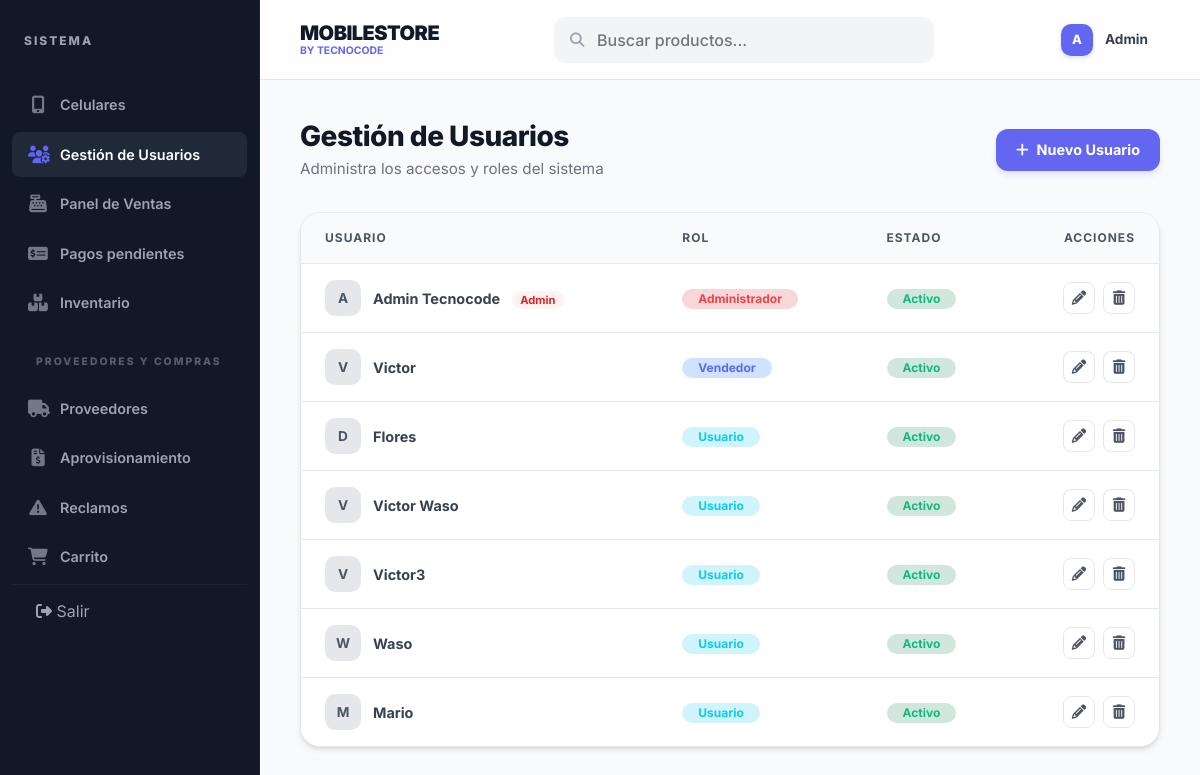
Page /home/ (signed in) on the committed database.
### Login/models.py (models this page shows)
class Usuario(AbstractUser):
    ROL_CHOICES = [
        ('Administrador', 'Administrador'),  # Acceso total
        ('Vendedor', 'Vendedor'),            # Acceso a ventas e inventario
        ('Usuario', 'Usuario'),              # Cliente final (pestaña de compras)
    ]
    ESTADO_CHOICES = [
        ('Activo', 'Activo'),
        ('Inactivo', 'Inactivo'),
    ]
    nombre_completo = models.CharField(max_length=100, null=True, blank=True)
    rol = models.CharField(max_length=20, choices=ROL_CHOICES, default='Usuario')
    estado = models.CharField(max_length=10, choices=ESTADO_CHOICES, default='Activo')
    class Meta:
        db_table = 'usuario'
        verbose_name = 'Usuario'
        verbose_name_plural = 'Usuarios'

### Login/views.py (the view)
# urls.py: path('home/', UsuarioABMView.as_view(), name='home'),
class UsuarioABMView(LoginRequiredMixin, UserPassesTestMixin, ListView):
    model = User
    template_name = 'registration/home.html'
    context_object_name = 'usuarios'
    def test_func(self):
        return self.request.user.is_superuser

### Login/context_processors.py (called while the page is built)
def global_context(request):
    data = {
        'cart_count': 0,
        'pendientes_count': 0
    }
    if request.user.is_authenticated:
        cart = Carrito.objects.filter(usuario=request.user, estado='Activo').first()
        data['cart_count'] = cart.detalles.count() if cart else 0
        if request.user.is_superuser or request.user.rol in ['Administrador', 'Vendedor']:
            data['pendientes_count'] = Pago.objects.filter(estado='Pendiente').count()
    return data

### templates/registration/home.html (shortened to what this page needs)
{% extends 'base.html' %}
{% load static %}
{% block content %}
<div class="page-header-responsive">
    <div class="page-title">
        <h2>Gestión de Usuarios</h2>
        <p>Administra los accesos y roles del sistema</p>
    </div>
    <a href="{% url 'registrar' %}" class="btn-create btn-responsive">
        <i class="fas fa-plus"></i> Nuevo Usuario
    </a>
</div>
<div class="abm-card">
    <div class="table-container">
        <div class="table-responsive">
            <table class="table">
                <thead>
                    <tr>
                        <th>Usuario</th>
                        <th>Rol</th>
                        <th>Estado</th>
                        <th class="text-end">Acciones</th>
                    </tr>
                </thead>
                <tbody>
                    {% for u in usuarios %}
                    <tr>
                        <td>
                            <div class="username-cell">
                                <div class="user-avatar">{{ u.username.0|upper }}</div>
                                <div>
                                    <span class="fw-bold">{{ u.nombre_completo|default:u.username }}</span>
                                    {% if u.is_superuser or u.rol == 'Administrador' %}
                                    <span class="badge-admin">Admin</span>
                                    {% endif %}
                                </div>
                            </div>
                        </td>
                        <td>
                            <span class="badge rounded-pill {% if u.rol == 'Administrador' %}bg-danger-subtle text-danger{% elif u.rol == 'Vendedor' %}bg-primary-subtle text-primary{% else %}bg-info-subtle text-info{% endif %} px-3" style="font-size: 0.75rem;">
                                {{ u.rol|default:"Vendedor" }}
                            </span>
                        </td>
                        <td>
                            <span class="badge rounded-pill bg-success-subtle text-success px-3" style="font-size: 0.75rem;">{{ u.estado }}</span>
                        </td>
                        <td>
                            <div class="actions-cell">
                                <a href="{% url 'editar_usuario' u.id %}" class="btn-action btn-edit" title="Editar">
                                    <i class="fas fa-pencil-alt"></i>
                                </a>
                                <a href="{% url 'eliminar_usuario' u.id %}" class="btn-action btn-delete" title="Eliminar">
                                    <i class="fas fa-trash-alt"></i>
                                </a>
                            </div>
                        </td>
                    </tr>
                    {% endfor %}
                </tbody>
            </table>
        </div>
    </div>
</div>
{% endblock %}

### templates/base.html (shortened to what this page needs)
<!DOCTYPE html>
<html lang="es">
<head>
    <link href="https://cdn.jsdelivr.net/npm/bootstrap@5.3.0/dist/css/bootstrap.min.css" rel="stylesheet">
    <link rel="stylesheet" href="https://cdnjs.cloudflare.com/ajax/libs/font-awesome/6.4.0/css/all.min.css">
</head>
<body>
    <div class="wrapper">
        <nav class="sidebar" id="sidebar">
            <div class="sidebar-header">
                SISTEMA
            </div>
            <ul class="sidebar-menu">
                <li class="{% if request.resolver_match.url_name == 'lista_celulares' or request.resolver_match.url_name == 'inicio' %}active{% endif %}">
                    <a href="{% url 'inicio' %}">
                        <i class="fas fa-mobile-alt"></i> Celulares
                    </a>
                </li>
                {% if user.is_superuser or user.rol == 'Administrador' %}
                <li class="{% if request.resolver_match.url_name == 'home' %}active{% endif %}">
                    <a href="{% url 'home' %}">
                        <i class="fas fa-users-cog"></i> Gestión de Usuarios
                    </a>
                </li>
                {% endif %}
                {% if user.is_superuser or user.rol == 'Administrador' %}
                <li class="{% if request.resolver_match.url_name == 'reporte_ventas' %}active{% endif %}">
                    <a href="{% url 'reporte_ventas' %}">
                        <i class="fas fa-cash-register"></i> Panel de Ventas
                    </a>
                </li>
                <li class="{% if request.resolver_match.url_name == 'pagos_pendientes' %}active{% endif %}">
                    <a href="{% url 'pagos_pendientes' %}">
                        <i class="fas fa-money-check-alt"></i> Pagos pendientes
                    </a>
                </li>
                <li class="{% if request.resolver_match.url_name == 'lista_inventario' %}active{% endif %}">
                    <a href="{% url 'lista_inventario' %}">
                        <i class="fas fa-boxes"></i> Inventario
                    </a>
                </li>
                <li class="sidebar-header mt-3" style="padding: 12px 24px; font-size: 0.65rem; opacity: 0.5;">PROVEEDORES Y COMPRAS</li>
                <li class="{% if 'proveedor' in request.path and 'compras' not in request.path and 'reclamos' not in request.path %}active{% endif %}">
                    <a href="{% url 'lista_proveedores' %}">
                        <i class="fas fa-truck"></i> Proveedores
                    </a>
                </li>
                <li class="{% if 'compras' in request.path %}active{% endif %}">
                    <a href="{% url 'lista_compras' %}">
                        <i class="fas fa-file-invoice-dollar"></i> Aprovisionamiento
                    </a>
                </li>
                <li class="{% if 'reclamos' in request.path %}active{% endif %}">
                    <a href="{% url 'lista_reclamos' %}">
                        <i class="fas fa-exclamation-triangle"></i> Reclamos
                    </a>
                </li>
                {% endif %}
                <li class="{% if request.resolver_match.url_name == 'ver_carrito' %}active{% endif %}">
                    <a href="{% url 'ver_carrito' %}">
                        <i class="fas fa-shopping-cart"></i> Carrito
                    </a>
                </li>
                {% if user.is_authenticated %}
                <li style="margin-top: auto; border-top: 1px solid rgba(255,255,255,0.05);">
                    <form action="{% url 'logout' %}" method="post">
                        <button type="submit" style="background:none; border:none; color:var(--sidebar-text); padding: 14px 24px; text-align:left; width:100%;">
                            <i class="fas fa-sign-out-alt"></i> Salir
                        </button>
                    </form>
                </li>
                {% endif %}
            </ul>
        </nav>
        <main>
            <header class="header">
                <div class="d-flex align-items-center">
                    <div class="brand-section">
                        <h1>MOBILESTORE</h1>
                        <span>BY TECNOCODE</span>
                    </div>
                </div>
                <form action="{% url 'inicio' %}" method="get" class="search-bar m-0">
                    <i class="fas fa-search"></i>
                    <input type="text" name="q" placeholder="Buscar productos..." value="{% if request.resolver_match.url_name == 'inicio' or request.resolver_match.url_name == 'lista_celulares' %}{{ request.GET.q|default:'' }}{% endif %}">
                </form>
                <div class="user-profile">
                    {% if user.is_authenticated %}
                    <div class="avatar">{{ user.username.0|upper }}</div>
                    <span class="user-name">{{ user.username|capfirst }}</span>
                    {% else %}
                    <a href="{% url 'login' %}" class="btn btn-sm btn-dark px-4 rounded-pill">Entrar</a>
                    {% endif %}
                </div>
            </header>
            <div class="main-content">
                {% block content %}
                {% endblock %}
            </div>
        </main>
    </div>
{% if request.user.is_authenticated and request.user.rol in 'Administrador Vendedor' or request.user.is_superuser %}
<div class="toast-container position-fixed bottom-0 end-0 p-3" style="z-index: 2100;">
</div>
{% endif %}
</body>
</html>

### templates/base.html (style rules this page uses)
:root { --primary: #6366f1; --primary-hover: #4f46e5; --success: #10b981; --warning: #f59e0b; --info: #3b82f6; --sidebar-bg: #111827; --sidebar-item-hover: #1f2937; --sidebar-text: #9ca3af; --sidebar-text-active: #ffffff; --main-bg: #f9fafb; --card-bg: #ffffff; --border-color: #e5e7eb; --accent-red: #ef4444; --shadow-sm: 0 1px 2px 0 rgb(0 0 0 / 0.05); --shadow-md: 0 4px 6px -1px rgb(0 0 0 / 0.1), 0 2px 4px -2px rgb(0 0 0 / 0.1); --bs-primary: #6366f1; --bs-primary-rgb: 99, 102, 241; --bs-success-rgb: 16, 185, 129; --bs-danger-rgb: 239, 68, 68; --bs-warning-rgb: 245, 158, 11; }
body { font-family: 'Inter', sans-serif; background-color: var(--main-bg); margin: 0; overflow-x: hidden; width: 100%; color: #111827; -webkit-font-smoothing: antialiased; }
.text-primary { color: var(--primary) !important; }
.wrapper { display: flex; min-height: 100vh; width: 100%; overflow-x: hidden; position: relative; }
main { flex-grow: 1; min-width: 0; display: flex; flex-direction: column; }
.sidebar { width: 260px; background-color: var(--sidebar-bg); color: white; flex-shrink: 0; display: flex; flex-direction: column; transition: 0.3s cubic-bezier(0.4, 0, 0.2, 1); border-right: 1px solid rgba(255,255,255,0.05); }
.sidebar-header { padding: 32px 24px; font-size: 0.75rem; font-weight: 800; letter-spacing: 2px; text-transform: uppercase; color: var(--sidebar-text); display: flex; align-items: center; }
.sidebar-menu { list-style: none; padding: 0 12px; margin: 0; flex-grow: 1; }
.sidebar-menu li { margin-bottom: 4px; }
.sidebar-menu li a { color: var(--sidebar-text); text-decoration: none; padding: 12px 16px; display: flex; align-items: center; font-size: 0.9rem; font-weight: 600; border-radius: 8px; transition: 0.2s all; }
.sidebar-menu li a i { width: 20px; margin-right: 12px; font-size: 1.1rem; text-align: center; opacity: 0.7; }
.sidebar-menu li.active a { color: var(--sidebar-text-active); background-color: var(--sidebar-item-hover); }
.sidebar-menu li.active a i { color: var(--primary); opacity: 1; }
.header { background-color: rgba(255, 255, 255, 0.8); backdrop-filter: blur(8px); height: 80px; padding: 0 40px; display: flex; align-items: center; justify-content: space-between; border-bottom: 1px solid var(--border-color); position: sticky; top: 0; z-index: 100; }
.brand-section h1 { font-size: 1.25rem; font-weight: 900; margin: 0; color: #111827; letter-spacing: -0.5px; }
.brand-section span { font-size: 0.65rem; font-weight: 700; color: var(--primary); display: block; margin-top: -2px; text-transform: uppercase; }
.search-bar { position: relative; width: 380px; }
.search-bar input { background-color: #f3f4f6; border: 1px solid transparent; padding: 10px 15px 10px 42px; border-radius: 12px; width: 100%; font-size: 16px; font-weight: 500; transition: 0.2s all; }
.search-bar i { position: absolute; left: 16px; top: 50%; transform: translateY(-50%); color: #9ca3af; font-size: 0.9rem; }
.user-profile { display: flex; align-items: center; gap: 12px; padding: 6px 12px; border-radius: 12px; transition: 0.2s; cursor: pointer; }
.avatar { width: 32px; height: 32px; background-color: var(--primary); color: white; border-radius: 10px; display: flex; align-items: center; justify-content: center; font-weight: 800; font-size: 0.8rem; box-shadow: 0 2px 4px rgba(99, 102, 241, 0.2); }
.user-name { font-weight: 700; font-size: 0.85rem; color: #374151; }
.main-content { flex-grow: 1; padding: 40px; overflow-y: auto; overflow-x: hidden; animation: fadeIn 0.4s ease-out; width: 100%; min-width: 0; }
.page-header-responsive { display: flex; justify-content: space-between; align-items: center; gap: 20px; margin-bottom: 32px; }
.btn-responsive { display: inline-flex; align-items: center; justify-content: center; gap: 8px; white-space: nowrap; }

### rows in the picture
Usuario: username.0 "A", username "Admin", nombre_completo "Admin Tecnocode", is_superuser "Admin", rol "Administrador", estado "Activo"
Usuario: username.0 "V", nombre_completo "Victor", rol "Vendedor", estado "Activo"
Usuario: username.0 "D", nombre_completo "Flores", rol "Usuario", estado "Activo"
Usuario: username.0 "V", nombre_completo "Victor Waso", rol "Usuario", estado "Activo"
Usuario: username.0 "V", nombre_completo "Victor3", rol "Usuario", estado "Activo"
Usuario: username.0 "W", nombre_completo "Waso", rol "Usuario", estado "Activo"
Usuario: username.0 "M", nombre_completo "Mario", rol "Usuario", estado "Activo"
